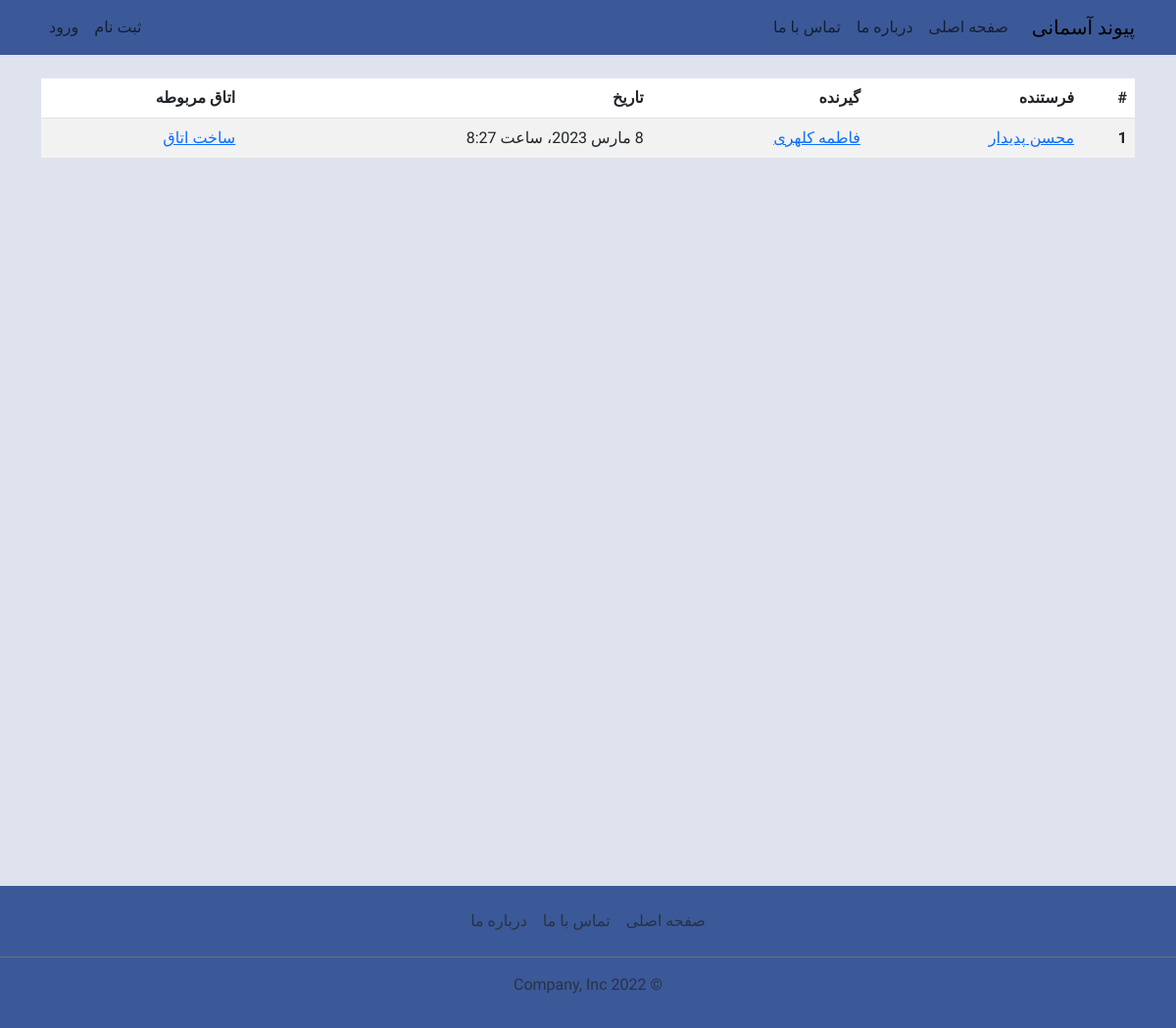
Page /requests_list on the committed database.
### chat/models.py (models this page shows, shortened)
class Relation(models.Model):
    sender = models.ForeignKey(User, on_delete=models.CASCADE, related_name="sender", verbose_name='فرستنده')
    reciver = models.ForeignKey(User, on_delete=models.CASCADE, related_name="reciver", verbose_name='گیرنده')
    status = models.CharField(max_length=1, choices=RELATION_CHOICES)
    created_at = models.DateTimeField("تاریخ ثبت درخواست", auto_now_add=True)
    updated_at = models.DateTimeField("تاریخ ویرایش", auto_now=True)
    class Meta:
        db_table = 'relations'
        managed = True
        verbose_name = 'رابطه'
        verbose_name_plural = 'رابطه ها'

### account/models.py (models this page shows, shortened)
class User(AbstractBaseUser):
    PHONE_REGEX = RegexValidator(regex=r"^09\d{9}$", message="شماره موبایل اشتباه میباشد")
    phone = models.CharField("شماره موبایل", max_length=11, unique=True, validators=[PHONE_REGEX])
    first_name = models.CharField("نام", max_length=100)
    last_name = models.CharField("نام خانوادگی", max_length=100)
    gender = models.CharField("جنسیت", max_length=1, choices=GENDER_CHOICES, default="1")
    is_active = models.BooleanField("فعال", default=True)
    is_superuser = models.BooleanField("مدیر", default=False)  # superuser
    is_admin = models.BooleanField("رابط", default=False)  # connector
    is_staff = models.BooleanField("کارشناس", default=False)  # expert
    joined_date = models.DateTimeField("تاریخ ثبت نام", auto_now_add=True)
    last_login = models.DateTimeField("تاریخ آخرین ورود", auto_now=True)
    objects = UserManager()
    USERNAME_FIELD = "phone"
    class Meta:
        db_table = "users"
        managed = True
        verbose_name = "کاربر"
        verbose_name_plural = "کاربران"

### adminpanel/views.py (the view)
# urls.py: path('requests_list', views.requests_list, name='requests_list'),
def requests_list(request):
    name = 'adminpanel/requests_list.html'
    title = 'پنل مدیریت'
    relations = Relation.objects.filter(status='2')
    data = {
        'title': title,
        'relations': relations
    }
    return render(request, name, data)

### adminpanel/templatetags/adminpanel_tags.py (called while the page is built)
@register.simple_tag
def hasroom(instance):
    if hasattr(instance, 'room'):
        return True
    return False

### templates/adminpanel/requests_list.html (shortened to what this page needs)
{% extends "base.html" %}
{% load adminpanel_tags %}
{% block header %}
{% include "navbar.html" %}
{% endblock header %}
{% block content %}
<div class="container my-4">
  <table class="table table-striped table-hover">
    <thead>
      <tr>
        <th scope="col">#</th>
        <th scope="col">فرستنده</th>
        <th scope="col">گیرنده</th>
        <th scope="col">تاریخ</th>
        <th scope="col">اتاق مربوطه</th>
      </tr>
    </thead>
    <tbody>
      {% for relation in relations %}
      <tr>
        <th scope="row">1</th>
        <td>
          <a href="{% url 'account:user_detail' pk=relation.sender.pk %}">
            {{ relation.sender.first_name }} {{ relation.sender.last_name }}
          </a>
        </td>
        <td>
          <a href="{% url 'account:user_detail' pk=relation.reciver.pk %}">
            {{ relation.reciver.first_name }} {{ relation.reciver.last_name }}
          </a>
        </td>
        <td>{{ relation.updated_at }}</td>
        <td>
          {% hasroom relation as relation_has_room %}
          {% if relation_has_room %}
          <a href="{% url 'chat:room' relation.room.id %}">برو به اتاق</a>
          {% else %}
          <a href="{% url 'chat:room_create' relation.pk %}">ساخت اتاق</a>
          {% endif %}
        </td>
      </tr>
      {% endfor %}
  </table>
</div>
{% endblock content %}
{% block footer %}
{% include "footer.html" %}
{% endblock footer %}

### static/css/main.css (style rules this page uses)
:root { --color1: #3b5998; --color2: #8b9dc3; --color3: #dfe3ee; --color4: #f7f7f7; }
body { font-family: 'Ubuntu', serif; background-color: var(--color3); }

### rows in the picture
Relation: sender.first_name "محسن", sender.last_name "پدیدار", reciver.first_name "فاطمه", reciver.last_name "کلهری", updated_at "8 مارس 2023، ساعت 8:27"
